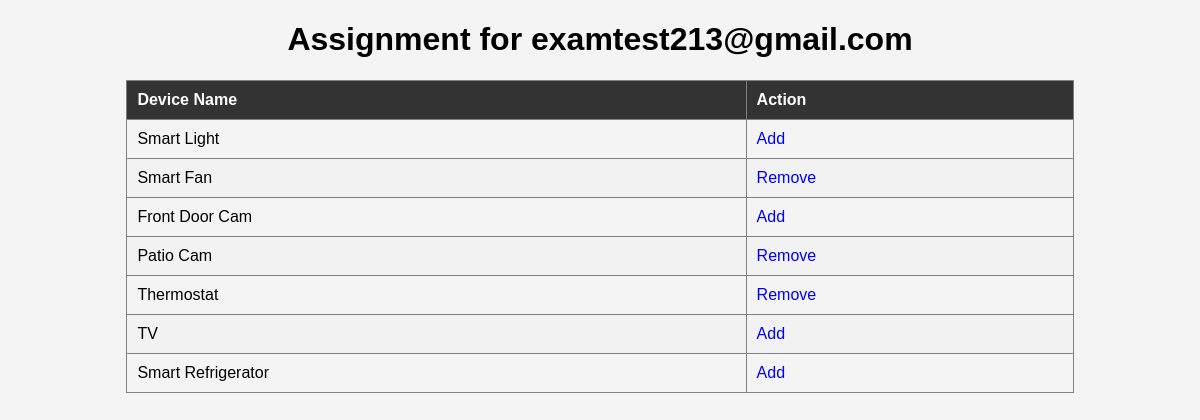
/assignment/1, run on the app's committed database.
### tables this page shows
CREATE TABLE users (
                        id INTEGER PRIMARY KEY AUTOINCREMENT,
                        username TEXT UNIQUE NOT NULL,
                        password TEXT NOT NULL,
                        devices TEXT NULL,
                        role TEXT NOT NULL DEFAULT 'GUEST'
                        );

CREATE TABLE devices (
                        id INTEGER PRIMARY KEY AUTOINCREMENT,
                        name TEXT NOT NULL,
                        description TEXT NOT NULL);

### app.py (the view)
@app.route('/assignment/<int:userid>',methods=['GET'])
def assignment(userid):
    user_name = database.get_user_name(userid)
    devices = database.get_devices_for_user(userid)
    print('------------------')
    return render_template('assignment.html', user_name=[user_name,userid], devices=devices[0],user_devices =  list(map(int,devices[1].split(','))) if len(devices[1]) != 0 else [])

### database.py (called while the page is built)
def get_connection():
    return sqlite3.connect('iot_devices.db')

def get_all_devices():
    conn = get_connection()
    cursor = conn.cursor()
    cursor.execute('SELECT * FROM devices')
    devices = cursor.fetchall()
    conn.close()
    return devices

def get_user_name(userid):
    conn = get_connection()
    cursor = conn.cursor()
    cursor.execute('SELECT username FROM users WHERE id = ?', (userid,))
    user_name = cursor.fetchone()[0]  # Assuming there's only one user with the given ID
    conn.close()
    return user_name

def get_devices_for_user(userid,user_name=''):
    conn = get_connection()
    cursor = conn.cursor()
    if user_name == '':
        cursor.execute('SELECT devices FROM users WHERE id = ?', (userid,))
    else:
        cursor.execute('SELECT devices FROM users WHERE username = ?', (user_name[1],))
    user_devices = cursor.fetchall()
    print(user_devices,'from db get_devices_for_user')
    if len(user_devices) != 0:
        print('user_devices = ',user_devices,user_devices[0])
        user_devices = user_devices[0][0]
    conn.close()
    return [get_all_devices(),user_devices]

### templates/assignment.html (shortened to what this page needs)
<!DOCTYPE html>
<html lang="en">
<head>
    <link rel="stylesheet" type="text/css" href="../static/assignment.css">
</head>
<body>
    <div class="container">
        <h1>Assignment for {{ user_name[0] }}</h1>
        <table border="1">
            <thead>
                <tr>
                    <th>Device Name</th>
                    <th>Action</th>
                </tr>
            </thead>
            <tbody>
                {% for device in devices %}
                    <tr>
                        <td>{{ device[1] }}</td>
                        <td>
                            {% if device[0] not in user_devices %}
                                <a href="/add_device/{{user_name[1]}}/{{ device[0] }}">Add</a>
                            {% else %}
                                <a href="/remove_device/{{user_name[1]}}/{{ device[0] }}">Remove</a>
                            {% endif %}
                        </td>
                    </tr>
                {% endfor %}
            </tbody>
        </table>
    </div>
</body>
</html>

### static/assignment.css (style rules this page uses)
body { font-family: Arial, sans-serif; background-color: #f4f4f4; }
.container { width: 80%; margin: 0 auto; }
h1 { text-align: center; }
table { width: 100%; border-collapse: collapse; margin-top: 20px; }
th, td { padding: 10px; text-align: left; }
thead { background-color: #333; color: #fff; }
tbody tr:nth-child(even) { background-color: #f2f2f2; }
a { text-decoration: none; color: blue; }

### data on the page
users: username "examtest213@gmail.com"
devices: name "Smart Light"
devices: name "Smart Fan"
devices: name "Front Door Cam"
devices: name "Patio Cam"
devices: name "Thermostat"
devices: name "TV"
devices: name "Smart Refrigerator"
